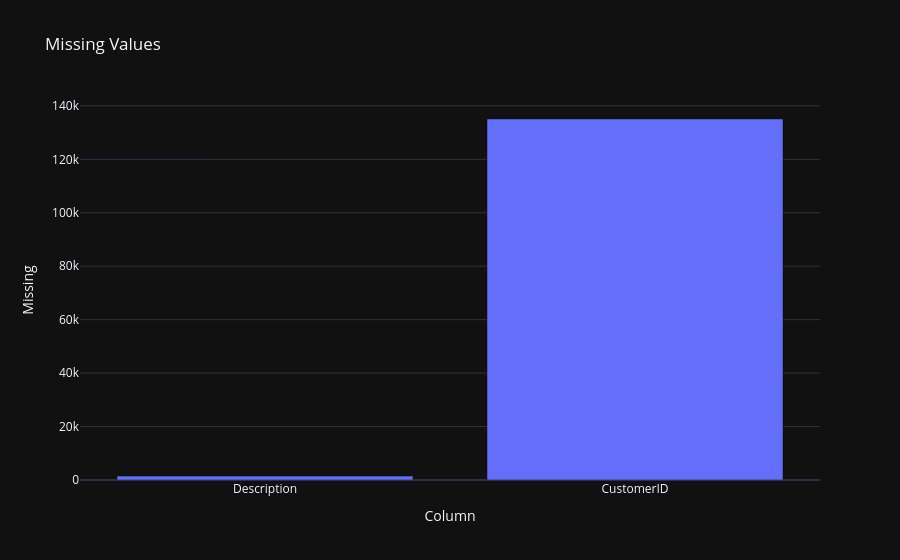

Source (notebook cell):
### Markdown cell above
Missing Values Chart

### Code cell
missing = df.isnull().sum().reset_index()
missing.columns = ["Column", "Missing"]

missing = missing[missing["Missing"] > 0]

if len(missing) > 0:
    fig = px.bar(
        missing,
        x="Column",
        y="Missing",
        title="Missing Values"
    )
    fig.show()
else:
    print("No missing values found in dataset")

### Figure 1 — Plotly figure (JSON) as saved in the notebook; plotly's stock layout.template omitted (floating-point values rounded to 4 significant figures)
{"data": [{"hovertemplate": "Column=%{x}<br>Missing=%{y}<extra></extra>", "legendgroup": "", "marker": {"color": "#636efa", "pattern": {"shape": ""}}, "name": "", "orientation": "v", "showlegend": false, "textposition": "auto", "x": ["Description", "CustomerID"], "xaxis": "x", "y": [1454, 135080], "yaxis": "y", "type": "bar"}], "layout": {"xaxis": {"anchor": "y", "domain": [0.0, 1.0], "title": {"text": "Column"}}, "yaxis": {"anchor": "x", "domain": [0.0, 1.0], "title": {"text": "Missing"}}, "legend": {"tracegroupgap": 0}, "title": {"text": "Missing Values"}, "barmode": "relative"}}
